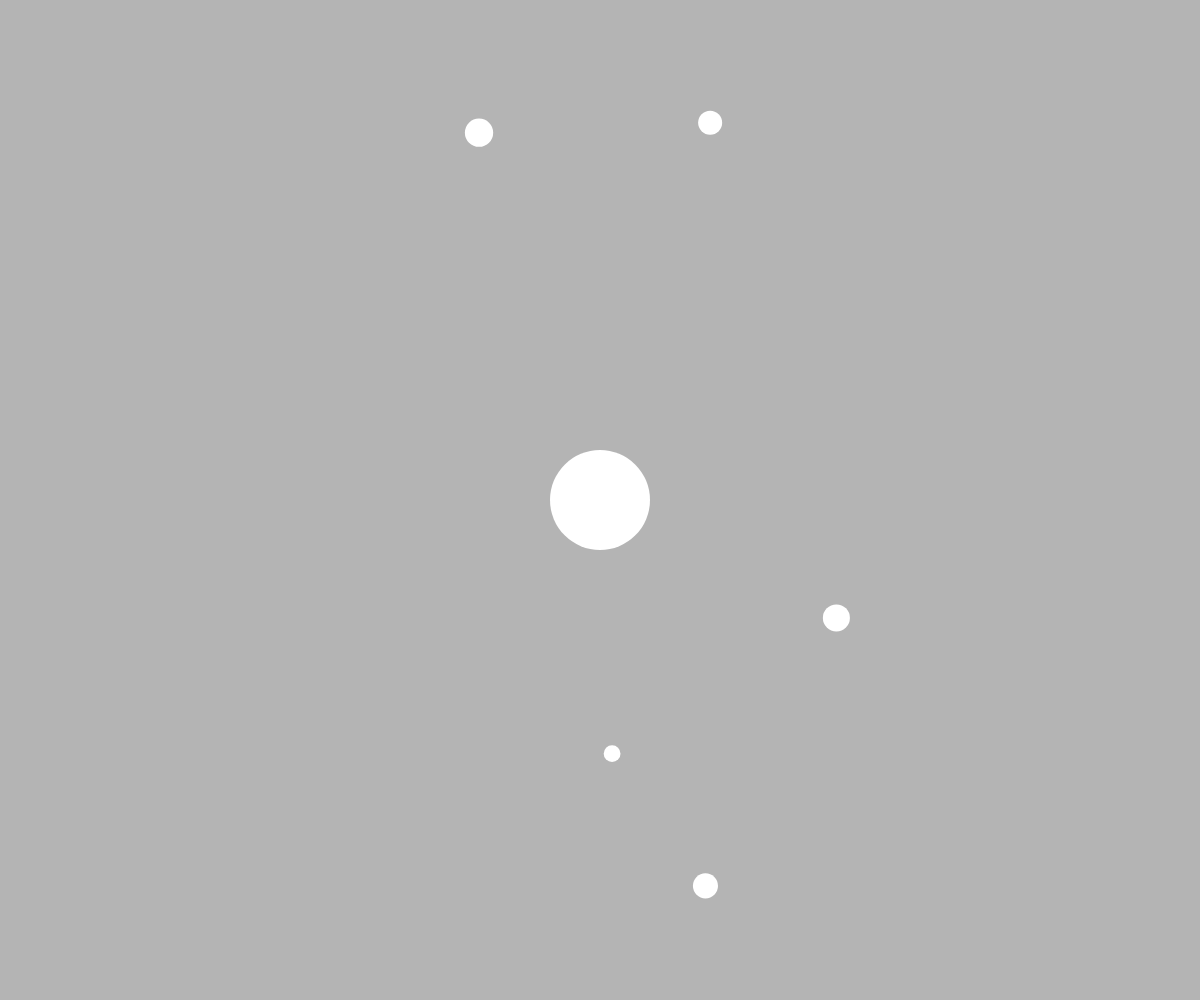
Frame 1 (no input)
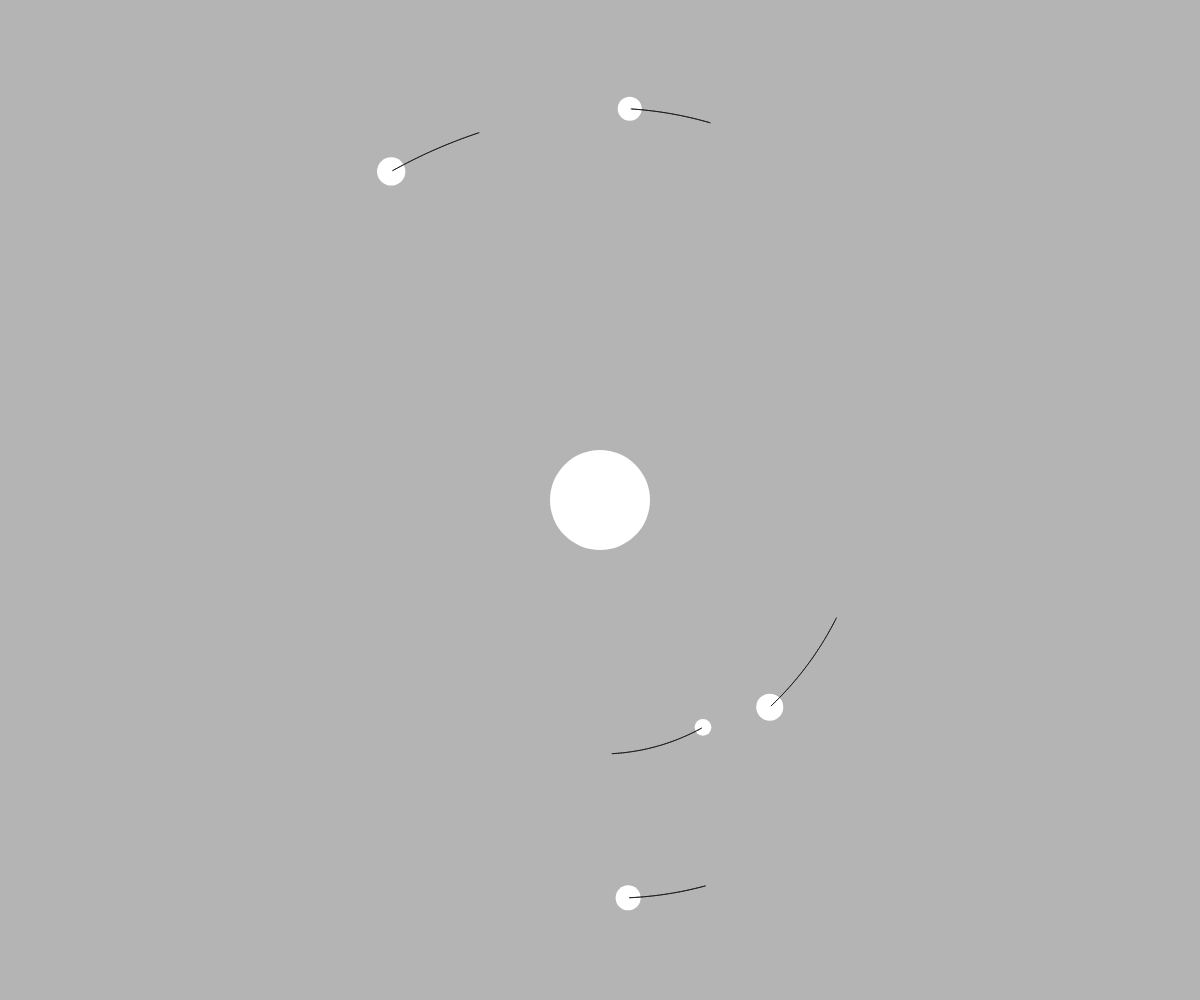
Frame 60 (no input)
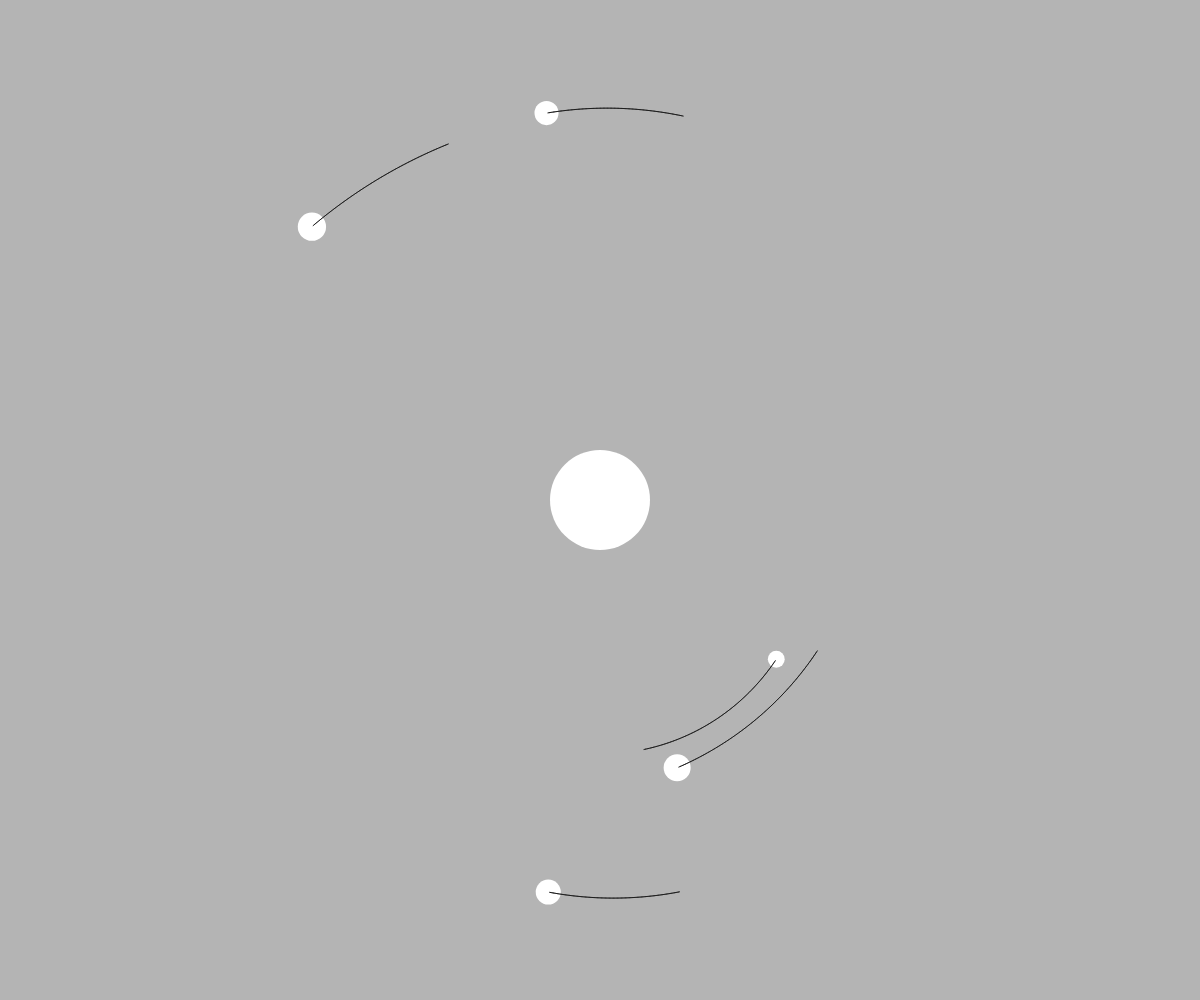
Frame 120 (the mouse pressed at the canvas centre since frame 60)

The p5.js sketch that drew these frames (run headless with seeded random() and noise() and a simulated clock; from frame 60 on, the mouse is pressed at the canvas centre):

// p5.js sketch
// ── sketch.js
let sun;
let planets = [];
let G = 8;
let numPlanets = 5;
let destabilise = 0.2;

function setup() {
  createCanvas(windowWidth, windowHeight);
  
  //create sun
  sun = new Body(100, createVector(0,0), createVector(0,0));
  
  for(let i = 0; i < numPlanets; i++){
      //create planet in random position
  let r = random(sun.r + 50, min(windowWidth/2, windowHeight/2));
  let theta = random(TWO_PI);
  let planetPos = createVector(r*cos(theta), r*sin(theta));
  
  //and an appropriate velocity
  //so that it stays in sun's orbit
  
  let planetVel = planetPos.copy();
  planetVel.rotate(HALF_PI);          planetVel.setMag(sqrt(G*sun.mass/planetPos.mag()));
    
    if(random(1) < 0.2){
      planetVel.mult(-1);
    }
    
  planetVel.mult(random(1-destabilise, 1 + destabilise));
  planets.push(new Body(random(5,30), planetPos, planetVel));
  }

  

}

function draw() {
  translate(width/2, height/2);
  background(180);
  for(let i = 0; i < planets.length; i++){
    sun.attract(planets[i]);
    planets[i].update();
    planets[i].show();
  }

  sun.show();
  
}

function Body(_mass, _pos, _vel){
  this.mass = _mass;
  this.pos = _pos;
  this.vel = _vel;
  
  this.r = this.mass;
  
  this.path = [];
  
  this.show = function(){
    noStroke();
    fill(255);
    ellipse(this.pos.x, this.pos.y, this.r, this.r);
    
    //draw path
    stroke(30);
    for(let i = 0; i < this.path.length - 2; i++){
      line(this.path[i].x, this.path[i].y, this.path[i+1].x, this.path[i+1].y);
    }
    
  }
  
      this.update = function(){
      this.pos.x += this.vel.x;
      this.pos.y += this.vel.y;
      this.path.push(this.pos.copy());
        
      if(this.path.length > 100){
        this.path.splice(0,1);
      }
    }
  
  this.applyForce = function(f){
    this.vel.x += f.x / this.mass;
    this.vel.y += f.y / this.mass;
  }
  
  this.attract = function(child){
    let r = dist(this.pos.x, this.pos.y, child.pos.x, child.pos.y);
    
    let f = this.pos.copy().sub(child.pos);
    
    f.setMag(G * this.mass * child.mass / (r*r));
    child.applyForce(f);
  }
}
